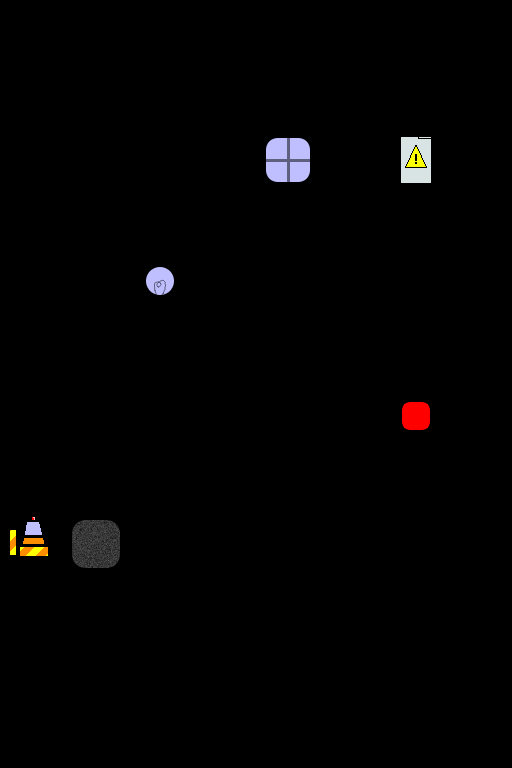

Below is a game level as drawn by its tile map, then a one-line description and the .tmx file that defines it, in full:
An orthogonal 8x12 tile map with 64x64 px tiles, 3 tile layers (Wires, Wires2, Widgets).

<map version="1.0" tiledversion="1.0.1" orientation="orthogonal" renderorder="right-down" width="8" height="12" tilewidth="64" tileheight="64" nextobjectid="2">
 <tileset firstgid="1" source="../widget_tileset.tsx" />
 <layer name="Wires" width="8" height="12">
  <data encoding="csv">
0,0,0,0,0,0,0,0,
0,0,0,0,0,0,0,0,
0,0,0,0,5,5,0,0,
0,0,0,0,0,0,0,0,
0,0,0,0,0,0,0,0,
0,0,0,0,0,0,0,0,
0,5,5,5,6,0,0,0,
0,0,0,0,0,0,0,0,
0,0,0,0,0,0,0,0,
0,0,0,0,0,0,0,0,
0,0,0,0,0,0,0,0,
0,0,0,0,0,0,0,0
</data>
 </layer>
 <layer name="Wires2" width="8" height="12">
  <data encoding="csv">
0,0,0,0,0,0,0,0,
0,0,0,0,0,0,0,0,
0,0,0,0,0,0,0,0,
0,0,0,0,0,0,0,0,
0,0,0,0,0,0,0,0,
0,6,0,0,6,0,0,0,
0,6,0,0,5,5,0,0,
0,0,0,0,0,0,0,0,
0,0,0,0,0,0,0,0,
0,0,0,0,0,0,0,0,
0,0,0,0,0,0,0,0,
0,0,0,0,0,0,0,0
</data>
 </layer>
 <layer name="Widgets" width="8" height="12">
  <data encoding="csv">
0,0,0,0,0,0,0,0,
0,0,0,0,0,0,0,0,
0,0,0,0,3,0,7,0,
0,0,0,0,0,0,0,0,
0,0,1,0,0,0,0,0,
0,0,0,0,0,0,0,0,
0,0,0,0,0,0,2,0,
0,0,0,0,0,0,0,0,
9,4,0,0,0,0,0,0,
0,0,0,0,0,0,0,0,
0,0,0,0,0,0,0,0,
0,0,0,0,0,0,0,0
</data>
 </layer>
</map>
